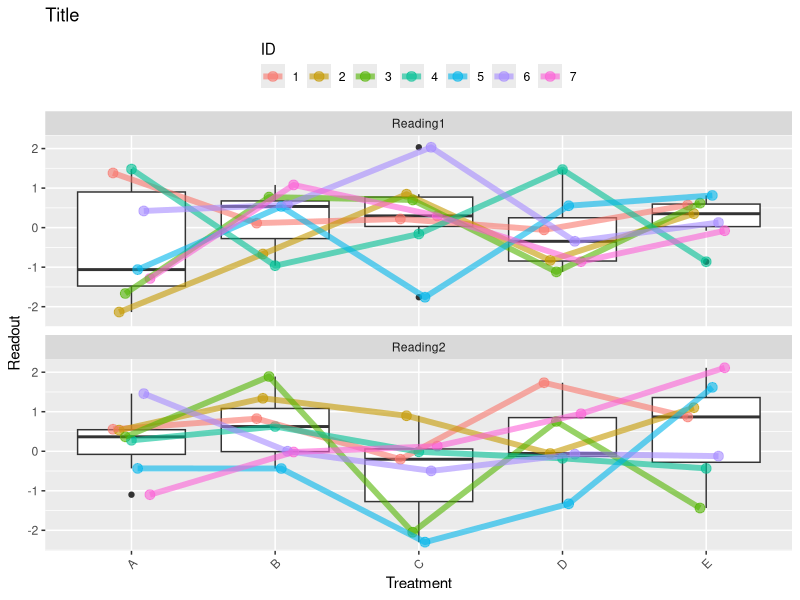

Here is the R script that generated this plot:
# Snippets: ggplot boxplot with points and lines
# Author: Davit Sargsyan
# Created: 10/17/2016
################################################
require(data.table)
require(ggplot2)

# Dummy data
n.animal <- 7
n.trt <- 5
n.read <- 2

d1 <- data.table(read = factor(paste("Reading",
                                     rep(1:n.read, 
                                         each = n.animal*n.trt),
                                     sep = "")),
                 trt = factor(rep(rep(LETTERS[1:n.trt],
                                      each = n.animal),
                                  n.read)),
                 id = factor(rep(1:n.animal, n.read*n.trt)),
                 readout = rnorm(n.animal*n.trt*n.read))

# Plot
ggplot(data = d1) +
  scale_x_discrete("Treatment") + 
  scale_y_continuous("Readout") + 
  ggtitle("Title") +
  facet_wrap(~ read,
             ncol = 1) +
  geom_boxplot(aes(x = trt,
                   y = readout,
                   outlier.shape = NA)) +
  geom_point(aes(x = trt,
                 y = readout,
                 group = id,
                 colour = id),
             size = 3,
             alpha = 0.6,
             position = position_dodge(0.3)) + 
  geom_line(aes(x = trt,
                y = readout,
                group = id,
                colour = id),
            size = 2,
            alpha = 0.6,
            position = position_dodge(0.3)) + 
  guides(colour = guide_legend(title = "ID",
                               title.position="top",
                               nrow = 1)) +
  theme(legend.position = "top",
        axis.text.x = element_text(angle = 45,
                                   hjust = 1))